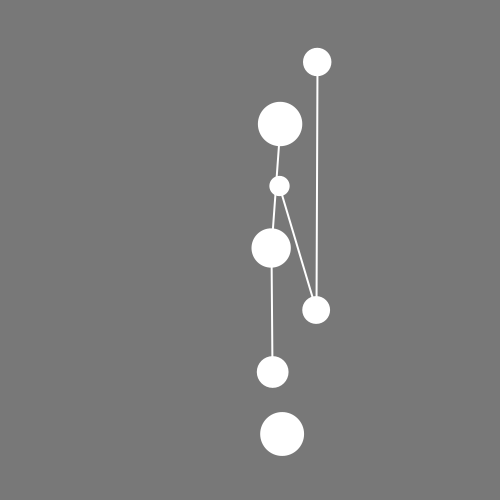
Frame 1 (no input)
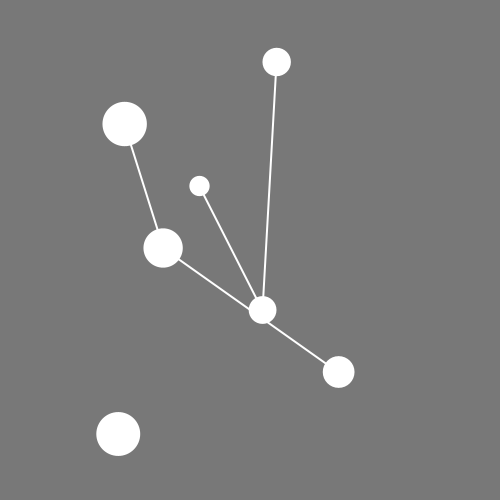
Frame 60 (the mouse pressed at the canvas centre just before this capture)
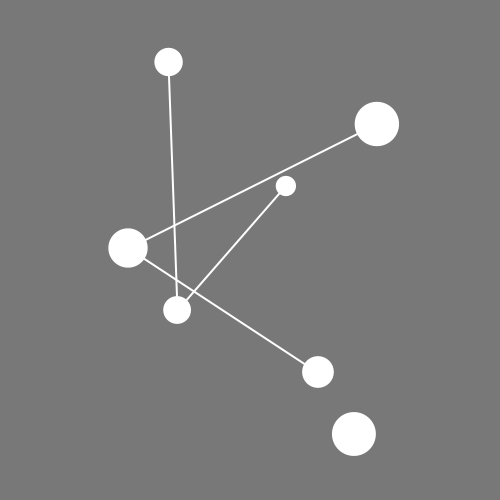
Frame 120 (the mouse held since frame 60 and released just before this capture)

The Processing sketch that drew these frames (run headless with seeded random() and noise(); from frame 60 on, the mouse is pressed at the canvas centre):

// Processing sketch: processing_152067
// ── processing_152067.pde

/*
 * Creative Coding
 * Week 3, 02 - array with sin()
 * by Indae Hwang and Jon McCormack
 * Copyright (c) 2014 Monash University
 *
 * This program demonstrates the use of arrays.
 * It creates three arrays that store the y-position, speed and phase of some oscillating circles.
 *
 * You can change the background colour by holding the left mouse button and dragging.
 * Click on a circle to start/stop it.
 * Press 'b' to hide/show bones.
 * Press 'n' to rearrange bones.
 *
 * You can change the number of circles by changing the value of num in setup()
 * 
 */

int     num;    // the number of items in the array (# of circles)
float[] x;      // x-position of each circle
float[] y;      // y-position of each circle (fixed)
float[] speed;  // speed of each circle
float[] phase;  // phase of each circle
float [] ssize;
boolean [] moved;

boolean show_bones;
boolean [] is_line;

float red = 120;
float green = 120;
float blue = 120;

void setup() {
  size(500, 500);

  num = 7;

  // allocate space for each array
  x = new float[num];
  y = new float[num];
  speed = new float[num];
  phase = new float[num];
  ssize = new float[num];
  moved = new boolean[num];
  
  show_bones = true;
  is_line = new boolean[num*num]; 
  

  // calculate the gap in y based on the number of circles
  float gap = height / (num + 1);
  
  randomSeed(hour() + minute() + second() + millis());

  //setup an initial value for each item in the array
  for (int i=0; i<num; i++) {
    y[i] = gap * (i + 1);      // y is constant for each so can be calculated once
    speed[i] = random_speed();
    phase[i] = random_phase();
    moved[i] = true;
  }
  
  //setup bones between items
  random_bones();
  
}


void draw() {
  background(red, green, blue);
  

  fill(255);
  noStroke();
  for (int i=0; i<num; i++) {
    
    // calculate the x-position of each ball based on the speed, phase and current frame
    
    if (moved[i]){
       phase[i]++;
    }
    
    float spread = map (speed[i], 0, 10, 200, 50);
    x[i] = width/2 + sin(radians(phase[i]) * speed[i]) * spread; 
    ssize[i] = map(speed[i], 0, 10, 60, 20);
    ellipse(x[i], y[i], ssize[i], ssize[i]);
    
  }
  
  // Draw bones
  if (show_bones) {
      stroke(255);
      strokeWeight(2);
      for (int i=1; i<num; i++) {
        for (int j=0; j<i; j++) {
          if (is_line[j*num + i]) line(x[i], y[i], x[j], y[j]);
        }
      }
  }
  
}


// change the background colour if the mouse is dragged
void mouseDragged() {
  red = map(mouseX, 0, width, 0, 255);
  green = map(mouseY, 0, height, 0, 255);
  blue = map(mouseX+mouseY, 0, width+height, 255, 0);
}


void mousePressed() { 
  //random_bones();
  
  for (int i=0; i < num; i++) { 
    if (dist(mouseX, mouseY, x[i], y[i]) <= ssize[i]*0.8) {
      if (moved[i]) {
         moved[i] = false;
      } else {
         moved[i] = true;
         speed[i] = random_speed();
         phase[i] = random_phase();
      }
    }
  }
  
}

void keyReleased() {
  if (key == 'b') {
    show_bones = !show_bones;
  }
  if (key == 'n') {
    random_bones();
  }
}

void random_bones() { 
  for (int i=1; i<num; i++) {
  for (int j=0; j<i; j++) {
    is_line[j*num + i] = random(sqrt(num*sqrt(num))) < 1;
  }
  } 
}

float random_speed() {
  return random(2,10);  // start from 2 to avoid too fast items 
}

float random_phase() {
  return random(TWO_PI);
}
